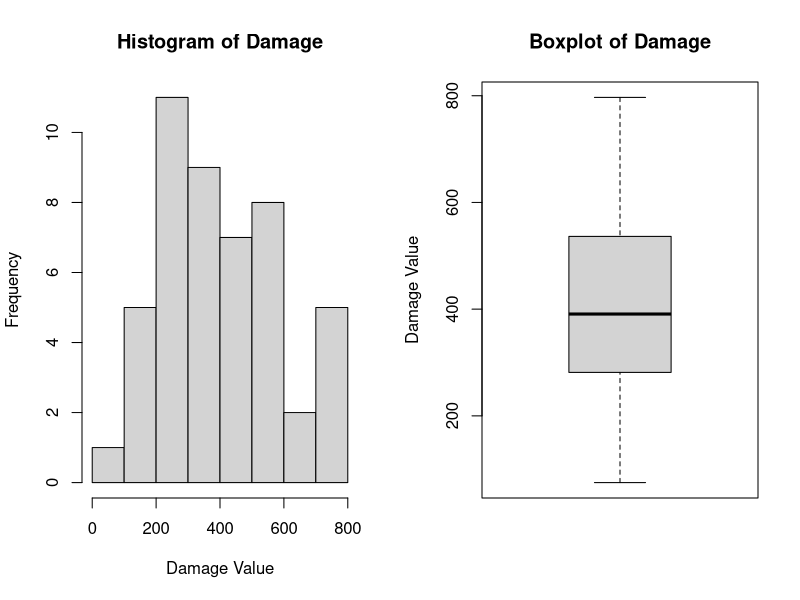
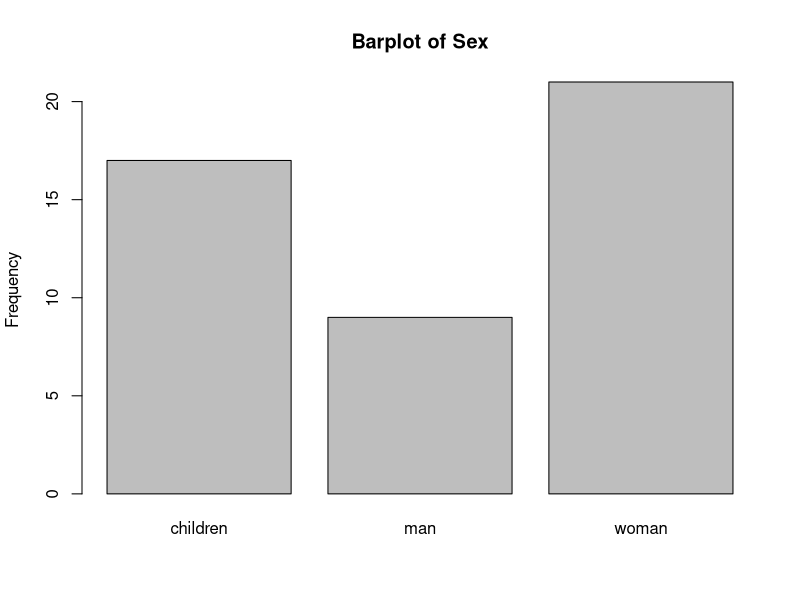
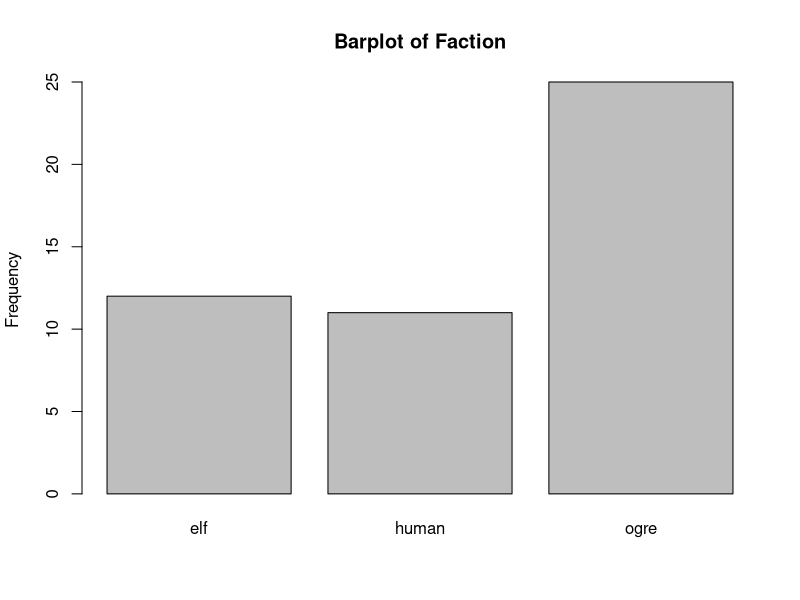
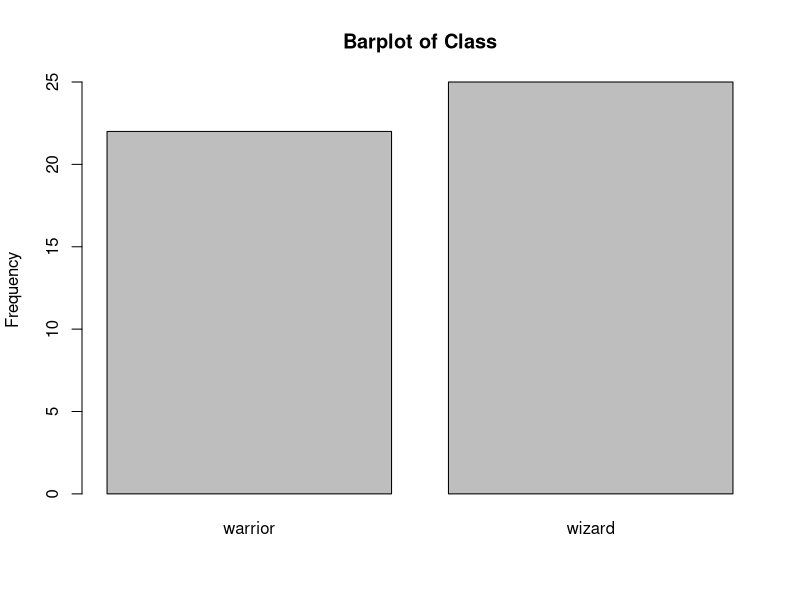
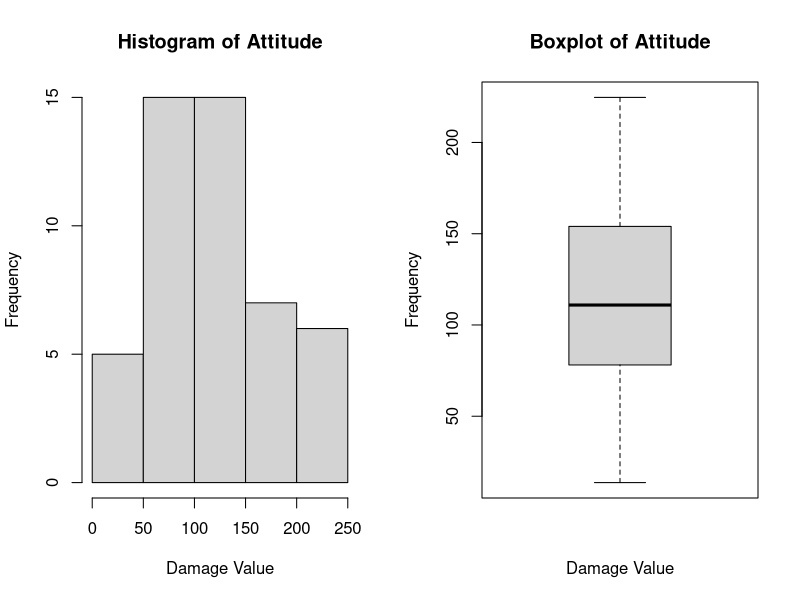
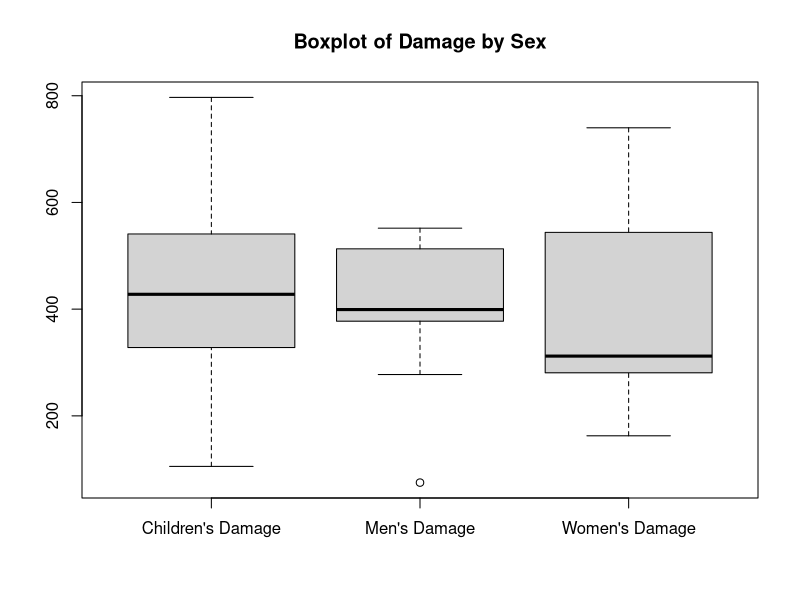
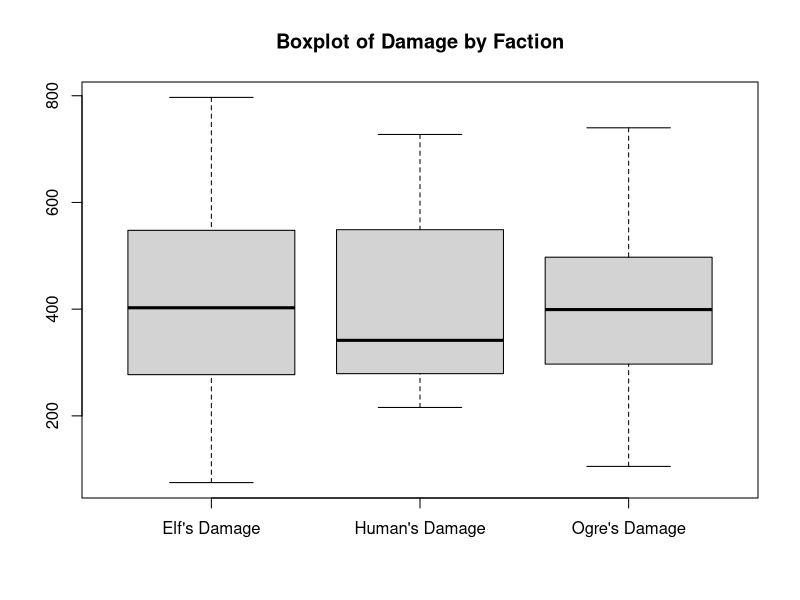
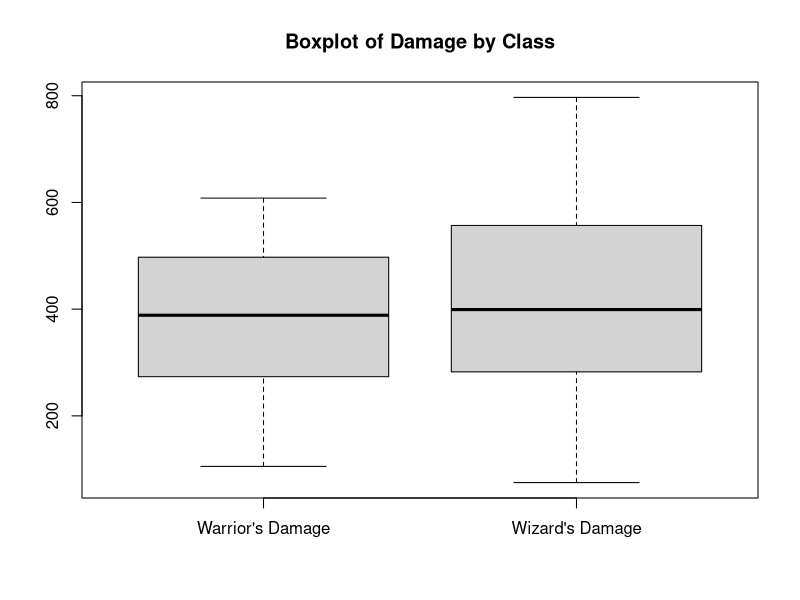

Recreate these plots in R, in order. (Note: this script raises an error after producing the figures.)
# set the path in R
setwd("C:../DescriptiveStatistics")
# Data Insertion
rm(list=ls())
Data<-read.table(file="data.txt" ,header=T ,na.strings=c("uns")) 

# Histogram, Boxplot & numeric methods of Damage
Damage<-Data[,1]
par(mfrow=c(1,2))
hist(Damage, ylab="Frequency",xlab="Damage Value", main = "Histogram of Damage")
boxplot(Damage, ylab="Damage Value",main="Boxplot of Damage")
fivenum(Damage)
summary(Damage)
var(Damage)
sd(Damage)
IQR<-quantile(Damage,0.75)-quantile(Damage,0.25)
Range<-max(Damage)-min(Damage)


#Barplot & numeric methods of Sex
Sex<-Data[,2]
Sex<-as.factor(Sex)
TSex<-table(Sex)
par(mfrow=c(1,1))
barplot(TSex, ylab= "Frequency",main="Barplot of Sex")
table(Sex) # Exact Frequency
prop.table(table(Sex)) # Relative Frequency

#Barplot & numeric methods of Faction
Faction<-Data[,3]
Faction<-as.factor(Faction)
TFaction<-table(Faction)
par(mfrow=c(1,1))
barplot(TFaction, ylab= "Frequency",main="Barplot of Faction")
table(Faction) # Exact Frequency
prop.table(table(Faction)) # Relative Frequency

#Barplot & numeric methods of Class
Class<-Data[,4]
Class<-as.factor(Class)
TClass<-table(Class)
par(mfrow=c(1,1))
barplot(TClass, ylab= "Frequency",main="Barplot of Class")
table(Class) # Exact Frequency
prop.table(table(Class)) # Relative Frequency


# Histogram, Boxplot & numeric methods of Damage
Attitude<-Data[,5]
par(mfrow=c(1,2))
hist(Attitude, ylab="Frequency",xlab="Damage Value", main = "Histogram of Attitude")
boxplot(Attitude, ylab="Frequency",xlab="Damage Value", main = "Boxplot of Attitude")
fivenum(Attitude)
summary(Attitude)
var(Attitude)
sd(Attitude)
IQR<-quantile(Attitude,0.75)-quantile(Attitude,0.25)
Range<-max(Attitude)-min(Attitude)


# Damage-Sex
par(mfrow=c(1,1))
Children<-subset(Data,sex == "children")
Men<-subset(Data,sex == "man")
Women<-subset(Data,sex == "woman")
boxplot(Children[,1],Men[,1],Women[,1],names=c("Children's Damage","Men's Damage","Women's Damage"))
title(main="Boxplot of Damage by Sex")


#Damage-Faction
par(mfrow=c(1,1))
Elf<-subset(Data,faction == "elf")
Human<-subset(Data,faction == "human")
Ogre<-subset(Data,faction == "ogre")
boxplot(Elf[,1],Human[,1],Ogre[,1],names=c("Elf's Damage","Human's Damage","Ogre's Damage"))
title(main="Boxplot of Damage by Faction")

#Damage-Class
par(mfrow=c(1,1))
Warrior<-subset(Data,class == "warrior")
Wizard<-subset(Data,class == "wizard")
boxplot(Warrior[,1],Wizard[,1],names=c("Warrior's Damage","Wizard's Damage"))
title(main="Boxplot of Damage by Class")

#Damage-Attitude
plot(Damage,Attitude,xlab="Damage",ylab="Attitude",main="Damage(Attitude)")


n<-length(Attitude)
f_attitude<-rep("High",48)
f_attitude[Attitude>80 & Attitude<=110]<-"Medium"
f_attitude[Attitude<=80]<-"Low"
f_attitude<-as.factor(f_attitude)
Data2<-transform(Data,f_attitude=f_attitude)
Tf_attitude<-table(f_attitude)
Tf_attitude
prop.table(Tf_attitude)
Elf<-subset(Data2,faction == "elf")
par(mfrow=c(1,1))
ElfLow<-subset(Elf, f_attitude=="Low")
ElfMedium<-subset(Elf, f_attitude == "Medium")
ElfHigh<-subset(Elf, f_attitude == "High")
boxplot(ElfLow[,1],ElfMedium[,1],ElfHigh[,1],names=c("ElfLow's Dameage","ElfMedium's Damage","ElfHigh's Damage)"))


table(Faction,Class)
prop.table(table(Faction,Class))
par(mfrow=c(1,2))
barplot(FC_Table, xlim=c(0,3), xlab="Class", legend=levels(Faction), col=1:3)
barplot(FC_Table, xlim=c(0,10), xlab="Class", legend=levels(Faction), col=1:3, beside=TRUE)